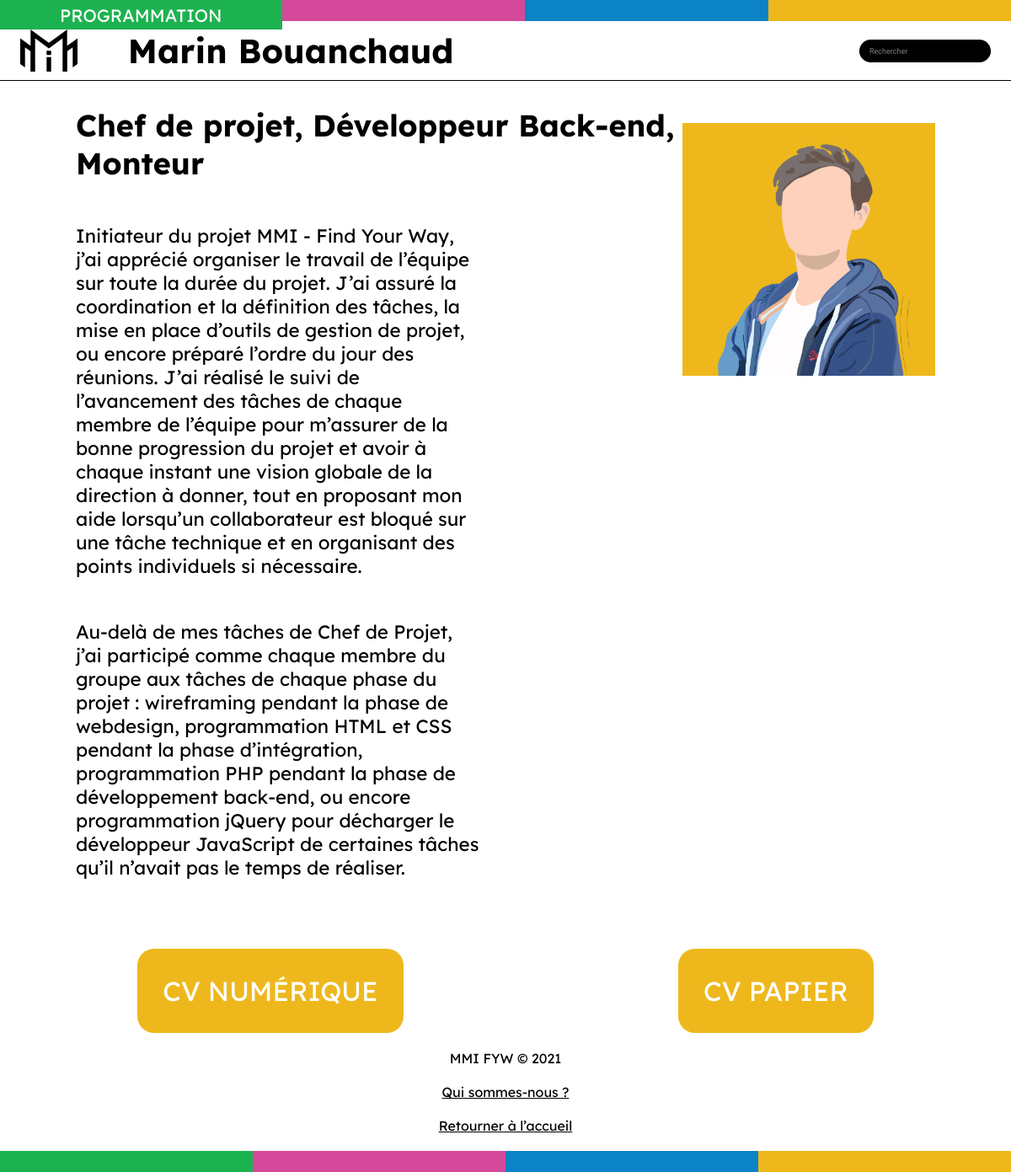
Page /mmifyw/pages/profil.php?id=4 on the committed database.
### tables this page shows
CREATE TABLE `profil` (
  `id` int(10) NOT NULL,
  `nom` varchar(100) NOT NULL,
  `role` varchar(100) NOT NULL,
  `texte` text NOT NULL,
  `urlPhoto` varchar(255) NOT NULL,
  `urlCvNum` varchar(255) NOT NULL,
  `urlCvPapier` varchar(255) NOT NULL
);

### mmifyw/pages/profil.php (the view, shortened to what this page needs)
<?php
  include "../connexionPDO.php";
  $id = $_GET['id'];
  if ($id == 4){
    $couleur = "audiovisuel";
  } else if ($id == 2){
    $couleur = "communication";
  } else if ($id == 3){
    $couleur = "programmation";
  } else {
    $couleur = "design";
  }
  $sql = "SELECT * FROM profil WHERE id = '" . $id . "'";
  $req = $db -> prepare($sql);
  $req -> execute();
  while ($data = $req -> fetch()){
      $nom = $data['nom'];
      $role = $data['role'];
      $content = $data['texte'];
      $photo = $data['urlPhoto'];
      $cvNum = $data['urlCvNum'];
      $cvPapier = $data['urlCvPapier'];
  }
?>
<!DOCTYPE html>
<html lang="fr">
  <head>
    <link rel="stylesheet" href="../styles/profil.css" />
    <link rel="stylesheet" href="../styles/header.css" />
    <link rel="stylesheet" href="../styles/footer.css" />
  </head>
  <body class="<?php echo $couleur ?>">
    <header><?php
      $titre = $nom;
      include 'header.php';
    ?></header>
    <section>
      <div class="container_1">
        <h2><?php echo $role ?></h2>
        <?php echo $content ?>
      </div>
      <div class="blob"><img src="<?php echo $photo ?>" alt="" /></div>
    </section>
    <div class="containerCvLinks">
      <a href="<?php echo $cvNum ?>" target="_blank" >CV NUMÉRIQUE</a>
      <a href="<?php echo $cvPapier ?>" target="_blank" >CV PAPIER</a>
    </div>
    <?php
        include 'footer.php';
    ?>
  </body>
</html>

### mmifyw/pages/header.php (shortened to what this page needs)
<div class="headerInclude">
    <div class="container">
        <a href="../pages/domaine.php?page=programmation"><p>PROGRAMMATION</p></a>
        <a href="../pages/domaine.php?page=design"><p>DESIGN</p></a>
        <a href="../pages/domaine.php?page=communication"><p>COMMUNICATION</p></a>
        <a href="../pages/domaine.php?page=audiovisuel"><p>AUDIOVISUEL</p></a>
    </div>
    <div class="container_2">
        <a href="../index.php"><img src="../medias/logo.svg"></a>
        <h1>
            <?php
                echo $titre;
            ?>
        </h1>
        <div class="container_3">
            <div class="recherche">
                <input type="search" class="search" placeholder="Rechercher" autocomplete="off">
            </div>
        </div>
    </div>
</div>

### mmifyw/styles/profil.css (style rules this page uses)
body { margin: 0; overflow-x: hidden; font-family: 'Lexend Deca', sans-serif; }
.audiovisuel section .blob { background-color: #EEB81D; }
.audiovisuel .containerCvLinks>a { background-color: #EEB81D; }
section { width: 100vw; height: fit-content; height: -moz-fit-content; display: flex; justify-content: center; }
section .container_1 { width: 60vw; height: fit-content; height: -moz-fit-content; }
section h2 { font-size: 3vw; }
section p { margin-top: 50px; font-size: 1.4rem; width: 40vw; }
section .blob { margin-top: 50px; background-color: #D4499A; height: 25vw; width: 25vw; animation: animate 5s linear infinite; overflow: hidden; }
section .blob img { height: 100%; }
.containerCvLinks { width: 100vw; height: 20vh; display: flex; justify-content: space-around; align-items: flex-end; }
.containerCvLinks>a { text-decoration: none; color: white; background-color: #D4499A; padding: 30px; border-radius: 20px; font-size: 2rem; transition: 1s ease; }

### mmifyw/styles/header.css (style rules this page uses)
header { background-color: white; font-family: 'Lexend Deca', sans-serif; z-index: 5; }
header h1 { color: black; width: 100vw; }
header .container { width: 100%; height: 25px; display: flex; }
header .container>a { width: 25vw; height: 25px; }
header .container>a:nth-child(1) { background-color: #1DB250; transition: 0.25s ease; }
header .container>a:nth-child(2) { background-color: #D4499A; transition: 0.25s ease; }
header .container>a:nth-child(3) { background-color: #0B83C6; transition: 0.25s ease; }
header .container>a:nth-child(4) { background-color: #EEB81D; transition: 0.25s ease; }
header .container_2 { width: 100%; height: 70px; border-bottom: solid black 1px; display: flex; align-items: center; justify-content: flex-start; }
header .container_3 { display: flex; justify-content: flex-end; margin-right: 2%; }
header img[src="../medias/logo.svg"] { height: 50px; float: left; transition: 1s; margin-left: 2vw; }
header .container_2>h1 { font-size: 2.5rem; margin-left: 5vw; }
header a { text-decoration: none; }
header a>p { color: white; text-align: center; margin-top: 5px; opacity: 0%; transition: 0.25s ease-in-out; border: none; text-decoration: none; }
input[type="search"] { background-color: black; outline: 0; border: 0; padding: 0.5vw 1vw; padding-right: 2.5vw; border-radius: 50px; width: 13vw; height: 2.25vw; color: white; font-family: 'Roboto', sans-serif; font-size: 1vw; position: relative; cursor: text; z-index: 20; }
input[type="search"]::placeholder { color: rgba(255, 255, 255, 0.5); font-size: 0.75vw; opacity: 1; }
.recherche { width: fit-content; height: fit-content; width: -moz-fit-content; height: -moz-fit-content; position: relative; }

### rows in the picture
profil: nom "Marin Bouanchaud", role "Chef de projet, Développeur Back-end, Monteur", texte "Initiateur du projet MMI - Find Your Way, j’ai apprécié organiser le travail de l’équipe sur toute la durée du projet. J’ai assuré la coordination et la définition des tâches, la mise en place d’outils de gestion de projet, ou encore préparé l’ordre du jour des réunions. J’ai réalisé le suivi de l’avancement des tâches de chaque membre de l’équipe pour m’assurer de la bonne progression du projet et avoir à chaque instant une vision globale de la direction à donner, tout en proposant mon aide lorsqu’un collaborateur est bloqué sur une tâche technique et en organisant des points individuels si nécessaire. Au-delà de mes tâches de Chef de Projet, j’ai participé comme chaque membre du groupe…", urlPhoto (picture)
